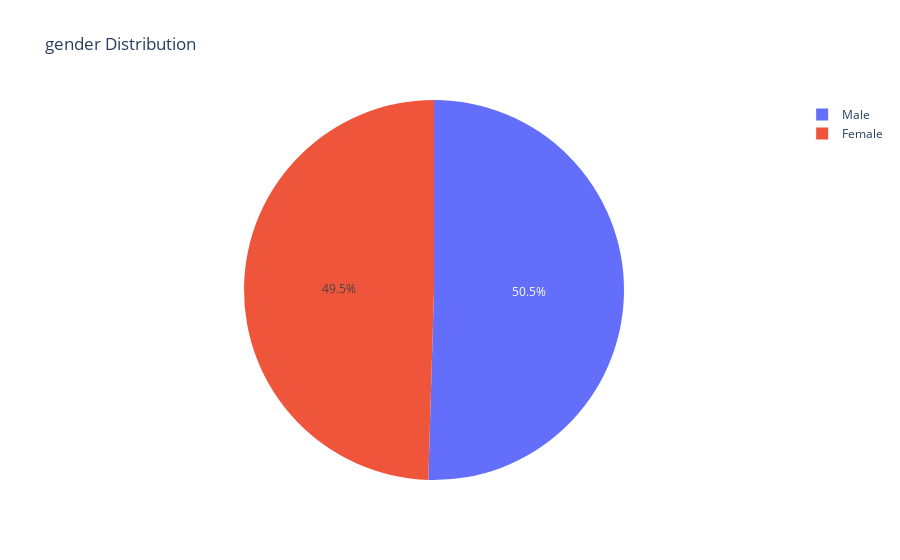
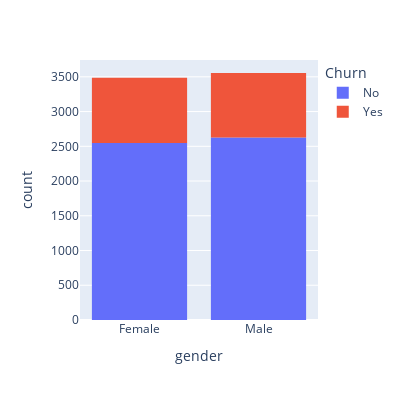

Notebook source saved alongside these figures, in order:
### Code cell
analyze_category(data, 'gender')

### Figure 1 — Plotly figure (JSON) as saved in the notebook; plotly's stock layout.template omitted (floating-point values rounded to 4 significant figures)
{"data": [{"domain": {"x": [0, 1], "y": [0, 1]}, "hovertemplate": "label=%{label}<br>value=%{value}<extra></extra>", "labels": ["Male", "Female"], "legendgroup": "", "name": "", "showlegend": true, "type": "pie", "values": [3555, 3488]}], "layout": {"legend": {"tracegroupgap": 0}, "title": {"text": "gender Distribution"}}}

### Figure 2 — Plotly figure (JSON) as saved in the notebook; plotly's stock layout.template omitted (floating-point values rounded to 4 significant figures; data arrays with more than 128 entries replaced by an {"elided": "..."} marker saying what was removed)
{"data": [{"alignmentgroup": "True", "bingroup": "x", "hovertemplate": "Churn=No<br>gender=%{x}<br>count=%{y}<extra></extra>", "legendgroup": "No", "marker": {"color": "#636efa", "pattern": {"shape": ""}}, "name": "No", "offsetgroup": "No", "orientation": "v", "showlegend": true, "type": "histogram", "x": {"elided": "5174 str values"}, "xaxis": "x", "yaxis": "y"}, {"alignmentgroup": "True", "bingroup": "x", "hovertemplate": "Churn=Yes<br>gender=%{x}<br>count=%{y}<extra></extra>", "legendgroup": "Yes", "marker": {"color": "#EF553B", "pattern": {"shape": ""}}, "name": "Yes", "offsetgroup": "Yes", "orientation": "v", "showlegend": true, "type": "histogram", "x": {"elided": "1869 str values"}, "xaxis": "x", "yaxis": "y"}], "layout": {"barmode": "relative", "height": 400, "legend": {"title": {"text": "Churn"}, "tracegroupgap": 0}, "margin": {"t": 60}, "width": 400, "xaxis": {"anchor": "y", "domain": [0, 1], "title": {"text": "gender"}}, "yaxis": {"anchor": "x", "domain": [0, 1], "title": {"text": "count"}}}}
